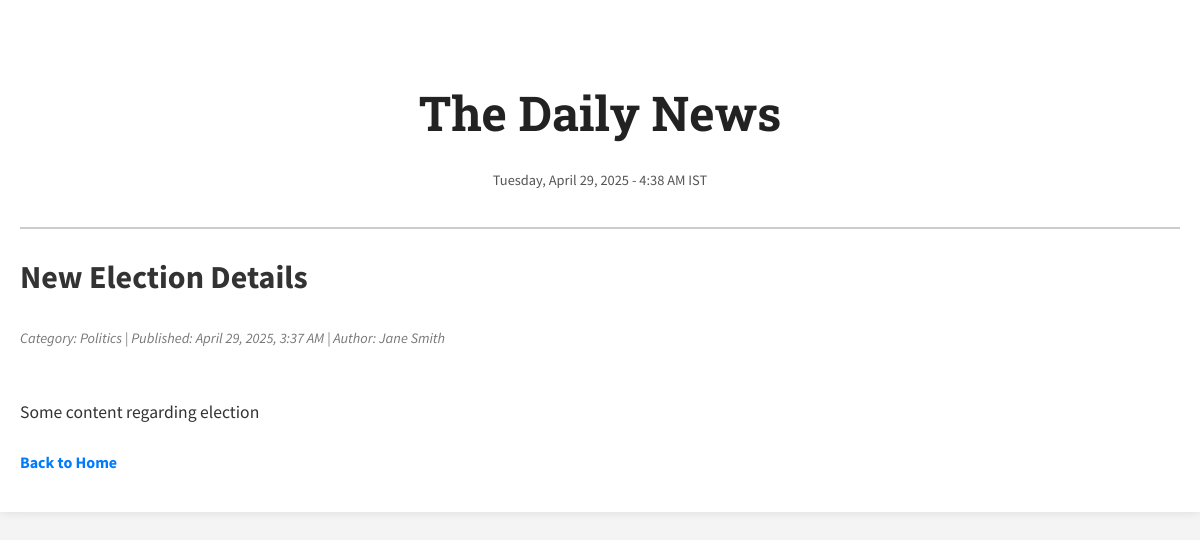
The page /new-election-details/ on the database its author committed.
### newsapp/models.py (models this page shows, shortened)
class NewsItem(models.Model):
    title = models.CharField(max_length=255)
    slug = models.SlugField(unique=True, blank=True)
    category = models.ForeignKey(Category, on_delete=models.CASCADE)
    content = models.TextField()
    pub_date = models.DateTimeField(default=timezone.now)
    is_breaking = models.BooleanField(default=False)
    is_trending = models.BooleanField(default=False)
    image = models.ImageField(upload_to='news_images/', blank=True, null=True)
    author = models.CharField(max_length=100, default='Admin')
    class Meta:
        ordering = ['-pub_date']

class Category(models.Model):
    name = models.CharField(max_length=100, unique=True)

### newsapp/views.py (the view)
# urls.py: path('<slug:slug>/', views.news_detail, name='news_detail'),
def news_detail(request, slug):
    current_date_time = timezone.localtime(timezone.now())
    news_item = get_object_or_404(NewsItem, slug=slug)
    categories = Category.objects.all()
    context = {
        'current_date_time': current_date_time,
        'news_item': news_item,
        'categories': categories,
    }
    return render(request, 'newsapp/news_detail.html', context)

### newsapp/templates/newsapp/news_detail.html (shortened to what this page needs)
{% extends 'newsapp/base.html' %}
{% block content %}
    <h1>{{ news_item.title }}</h1>
    <p class="article-meta">
        Category: {{ news_item.category.name }} | Published: {{ news_item.pub_date|date:"F j, Y, g:i A" }} | Author: {{ news_item.author }}
    </p>
    <div class="article-content">
        {{ news_item.content|linebreaksbr }}
    </div>
    <p class="back-link"><a href="{% url 'home' %}">Back to Home</a></p>
{% endblock %}

### newsapp/templates/newsapp/base.html (style rules this page uses)
body { font-family: 'Source Sans Pro', sans-serif; margin: 0; padding: 0; line-height: 1.7; color: #333; background-color: #f4f4f4; }
.article-content { margin-bottom: 20px; white-space: pre-line; font-size: 1.1em; line-height: 1.8; }
.article-meta { font-size: 0.9em; color: #777; margin-bottom: 15px; font-style: italic; }
.back-link { margin-top: 20px; }
.back-link a { color: #007bff; text-decoration: none; font-weight: bold; }

### rows shown on the page
NewsItem: title "New Election Details", category.name "Politics", pub_date "April 29, 2025, 3:37 AM", author "Jane Smith", content "Some content regarding election"

### other values the page prints
{{ current_date_time|date:"l, F j, Y" }} "Tuesday, April 29, 2025"
{{ current_date_time|time:"g:i A T" }} "4:38 AM IST"
